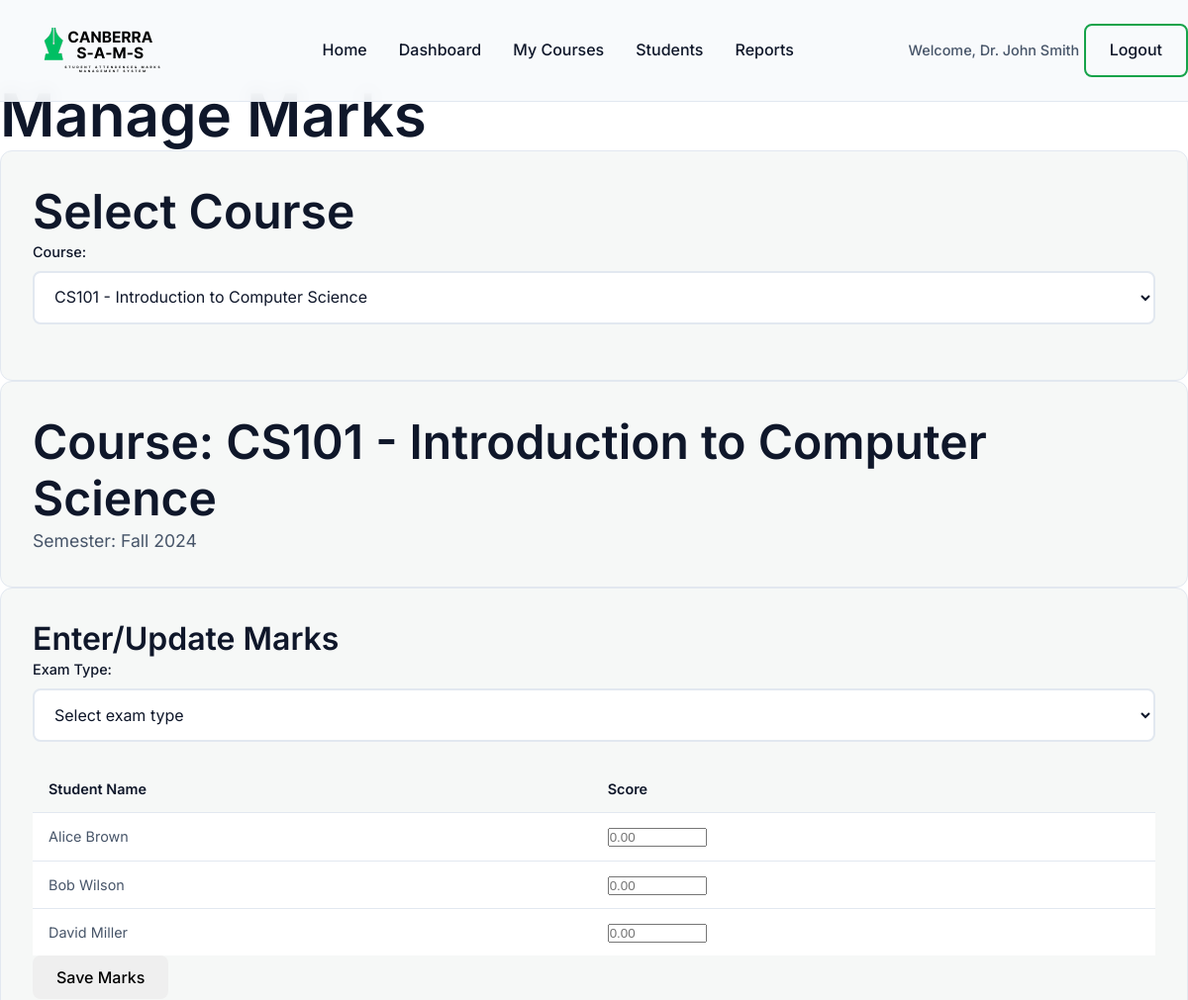
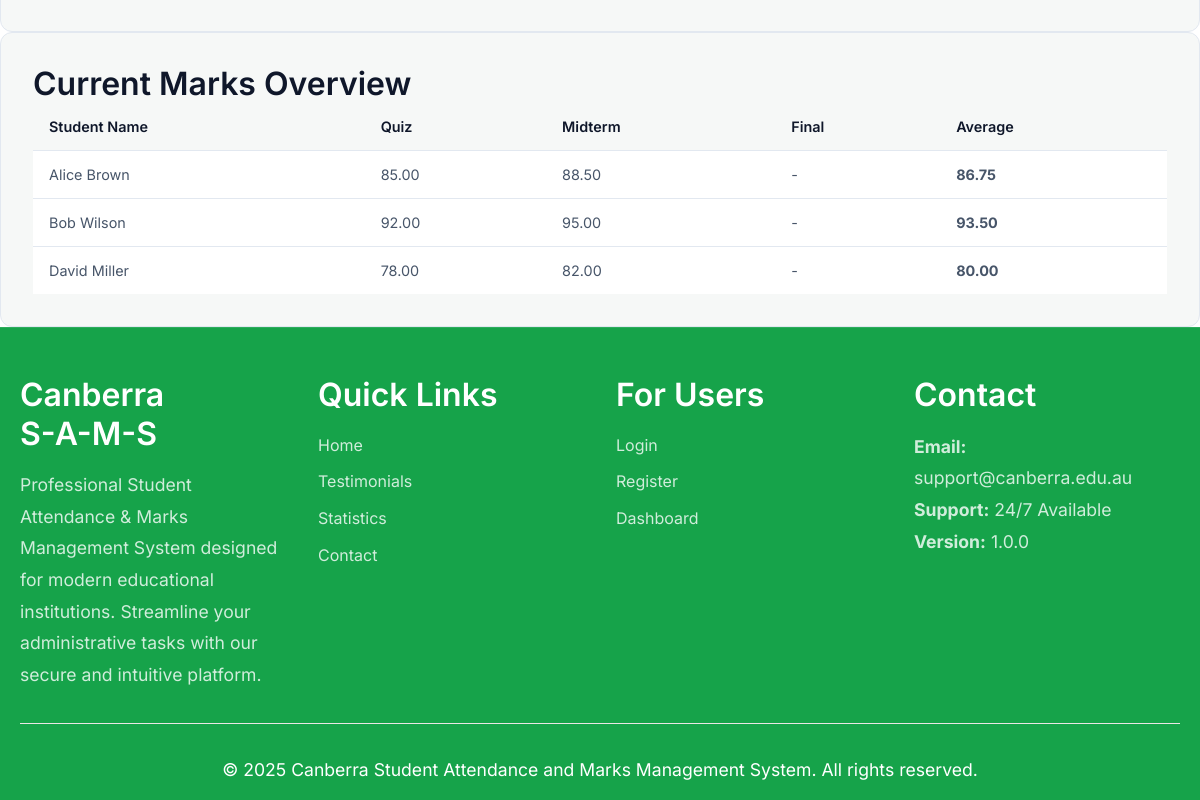
Before: /marks.php?course_id=1 (signed in) with the older database file (2 pictures, top to bottom).
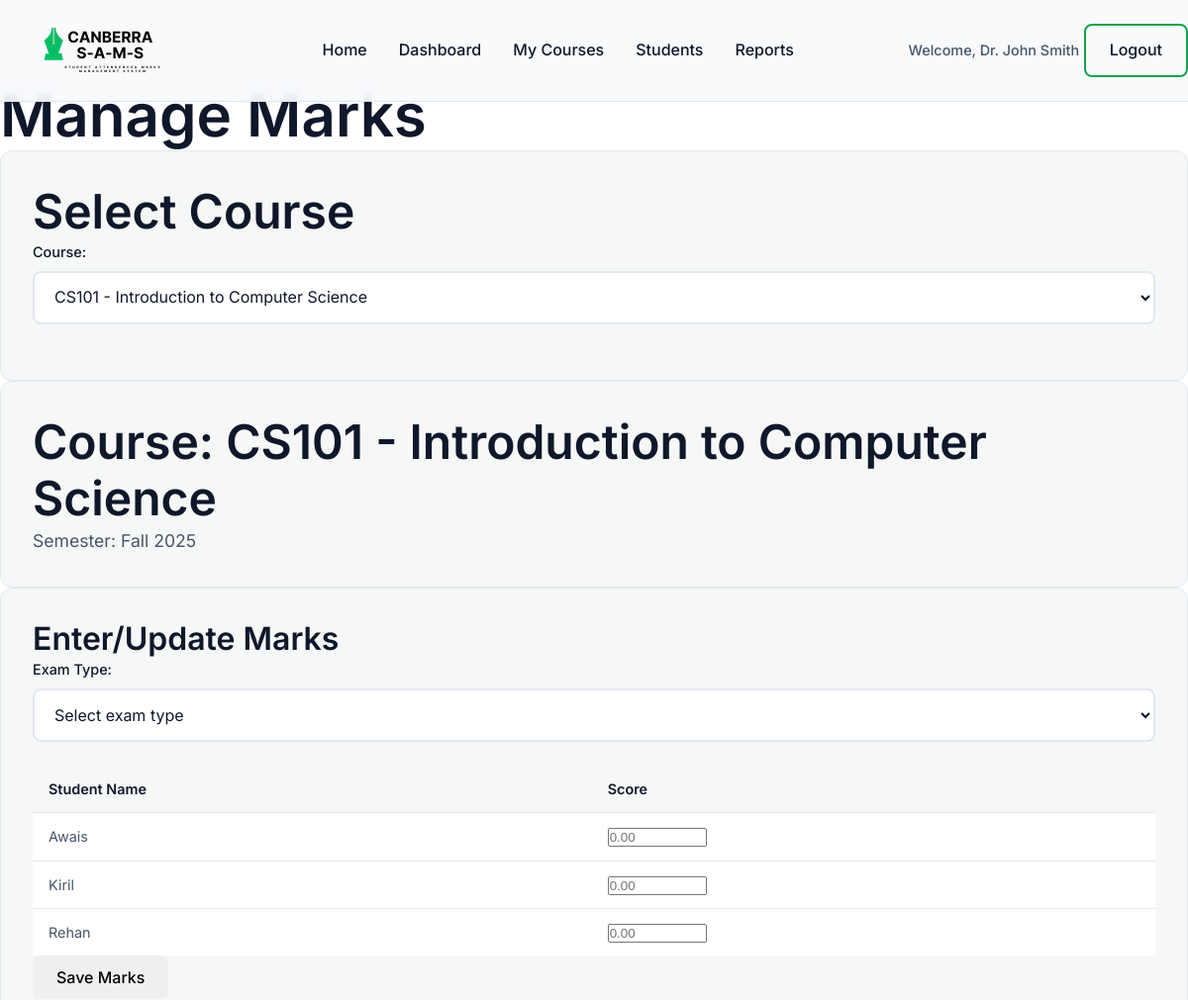
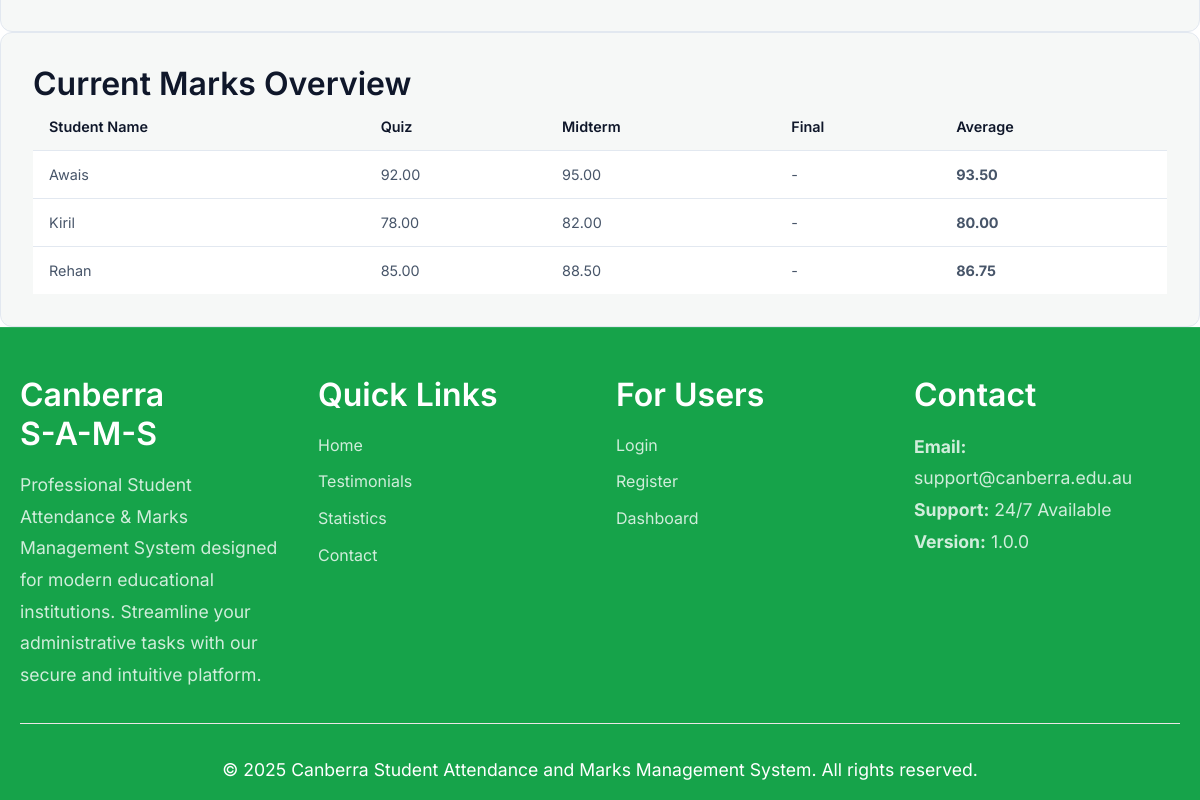
After: the same page with the newer database file (2 pictures, top to bottom).
### tables this page shows
CREATE TABLE courses (
    course_id INT AUTO_INCREMENT PRIMARY KEY,
    course_name VARCHAR(255) NOT NULL,
    course_code VARCHAR(20) UNIQUE NOT NULL,
    semester VARCHAR(50) NOT NULL,
    lecturer_id INT NOT NULL,
    created_at TIMESTAMP DEFAULT CURRENT_TIMESTAMP,
    FOREIGN KEY (lecturer_id) REFERENCES users(user_id) ON DELETE CASCADE
);

CREATE TABLE users (
    user_id INT AUTO_INCREMENT PRIMARY KEY,
    name VARCHAR(255) NOT NULL,
    email VARCHAR(255) UNIQUE NOT NULL,
    password VARCHAR(255) NOT NULL,
    role ENUM('student', 'lecturer') NOT NULL,
    created_at TIMESTAMP DEFAULT CURRENT_TIMESTAMP
);

### marks.php (the view, shortened to what the changed rows need)
<?php
require_once 'includes/header.php';
$user = current_user();
$course_id = $_GET['course_id'] ?? '';
if ($course_id) {
    try {
        $stmt = $pdo->prepare("SELECT * FROM courses WHERE course_id = ? AND lecturer_id = ?");
        $stmt->execute([$course_id, $user['user_id']]);
$course = $stmt->fetch();
    } catch (Exception $e) {
        header('Location: courses.php');
    exit;
}
}
$enrolled_students = [];
if ($course_id) {
    try {
$stmt = $pdo->prepare("
            SELECT u.user_id, u.name, u.email
            FROM users u
            JOIN enrollments e ON u.user_id = e.student_id
    WHERE e.course_id = ?
            ORDER BY u.name
");
$stmt->execute([$course_id]);
        $enrolled_students = $stmt->fetchAll();
    } catch (Exception $e) {
        $enrolled_students = [];
    }
}
$existing_marks = [];
if ($course_id) {
    try {
        $stmt = $pdo->prepare("SELECT student_id, exam_type, score FROM marks WHERE course_id = ?");
        $stmt->execute([$course_id]);
        $marks_records = $stmt->fetchAll();
        foreach ($marks_records as $record) {
            $existing_marks[$record['student_id']][$record['exam_type']] = $record['score'];
        }
    } catch (Exception $e) {
        $existing_marks = [];
    }
}
?>
<h1>Manage Marks</h1>
<div class="card">
    <h2>Select Course</h2>
</div>
<?php if ($course_id && $course): ?>
    <div class="card">
        <h2>Course: <?php echo htmlspecialchars($course['course_code'] . ' - ' . $course['course_name']); ?></h2>
        <p>Semester: <?php echo htmlspecialchars($course['semester']); ?></p>
    </div>
    <?php if (empty($enrolled_students)): ?>
        <div class="card">
            <p>No students enrolled in this course. <a href="students.php?course_id=<?php echo $course_id; ?>">Enroll students first</a>.</p>
        </div>
    <?php else: ?>
        <div class="card">
            <h3>Enter/Update Marks</h3>
            <form method="POST">
                <div class="form-group">
                    <label for="exam_type">Exam Type:</label>
                    <select id="exam_type" name="exam_type" required>
                        <option value="">Select exam type</option>
                    </select>
                </div>
                <table class="table">
                    <thead>
                        <tr>
                            <th>Student Name</th>
                            <th>Score</th>
                        </tr>
                    </thead>
                    <tbody>
                        <?php foreach ($enrolled_students as $student): ?>
                            <tr>
                                <td><?php echo htmlspecialchars($student['name']); ?></td>
                                <td>
                                    <input type="number"
                                           name="marks[<?php echo $student['user_id']; ?>]"
                                           min="0"
                                           max="100"
                                           step="0.01"
                                           placeholder="0.00"
                                           style="width: 100px;">
                                </td>
                            </tr>
                        <?php endforeach; ?>
                    </tbody>
                </table>
                <button type="submit" class="btn btn-success">Save Marks</button>
            </form>
        </div>
        <div class="card">
            <h3>Current Marks Overview</h3>
            <table class="table">
                <thead>
                    <tr>
                        <th>Student Name</th>
                        <th>Quiz</th>
                        <th>Midterm</th>
                        <th>Final</th>
                        <th>Average</th>
                    </tr>
                </thead>
                <tbody>
                    <?php foreach ($enrolled_students as $student): ?>
                        <?php
                        $quiz = $existing_marks[$student['user_id']]['quiz'] ?? null;
                        $midterm = $existing_marks[$student['user_id']]['midterm'] ?? null;
                        $final = $existing_marks[$student['user_id']]['final'] ?? null;
                        $scores = array_filter([$quiz, $midterm, $final], function($v) { return $v !== null; });
                        $average = !empty($scores) ? round(array_sum($scores) / count($scores), 2) : null;
                        ?>
                        <tr>
                            <td><?php echo htmlspecialchars($student['name']); ?></td>
                            <td><?php echo $quiz !== null ? number_format($quiz, 2) : '-'; ?></td>
                            <td><?php echo $midterm !== null ? number_format($midterm, 2) : '-'; ?></td>
                            <td><?php echo $final !== null ? number_format($final, 2) : '-'; ?></td>
                            <td><strong><?php echo $average !== null ? number_format($average, 2) : '-'; ?></strong></td>
                        </tr>
                    <?php endforeach; ?>
                </tbody>
            </table>
        </div>
    <?php endif; ?>
<?php endif; ?>
<?php require_once 'includes/footer.php'; ?>

Changed rows visible on the page:
changed courses "CS101 - Introduction to Computer Science": semester "Fall 2024" → "Fall 2025"
changed users: name "Bob Wilson" → "Awais"
changed users: name "David Miller" → "Kiril"
changed users: name "Alice Brown" → "Rehan"; moves down the list
